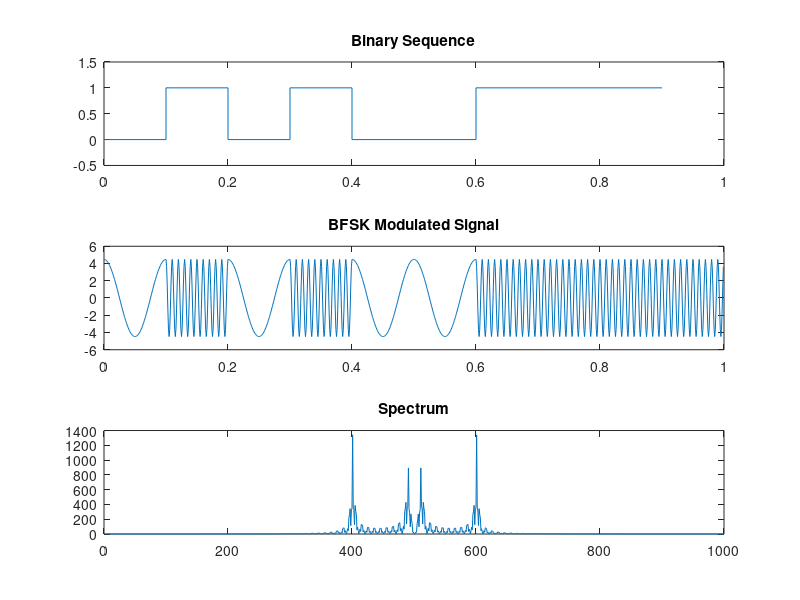

Reproduce this figure in MATLAB.
%BFSK
clc; clear all; close all;
x = randi([0, 1], 1, 10);
Eb=1; Tb=0.1; fc=10; fs=1000;
samplebit = fs * Tb;
time = length(x) * Tb;
t = 0:1/fs:time-1/fs;
fc1=100; fc2=10;
s1=sqrt(2*Eb/Tb)*cos(2*pi*fc1.*t);
s2=sqrt(2*Eb/Tb)*cos(2*pi*fc2.*t);
y = zeros(size(t));
for i = 1:length(x)
    start = (i-1)*samplebit + 1;
    finish = i*samplebit;
    if x(i) == 1
        y(start:finish) = s1(start:finish);
    else
        y(start:finish) = s2(start:finish);
    end
end

subplot(311);
stairs(0:Tb:time-Tb, x); title('Binary Sequence'); xlim([0 1]); ylim([-0.5 1.5])
subplot(312);
plot(t,y);title('BFSK Modulated Signal');
subplot(313);
Y=fftshift(abs(fft(y)));
plot(Y); title("Spectrum");
